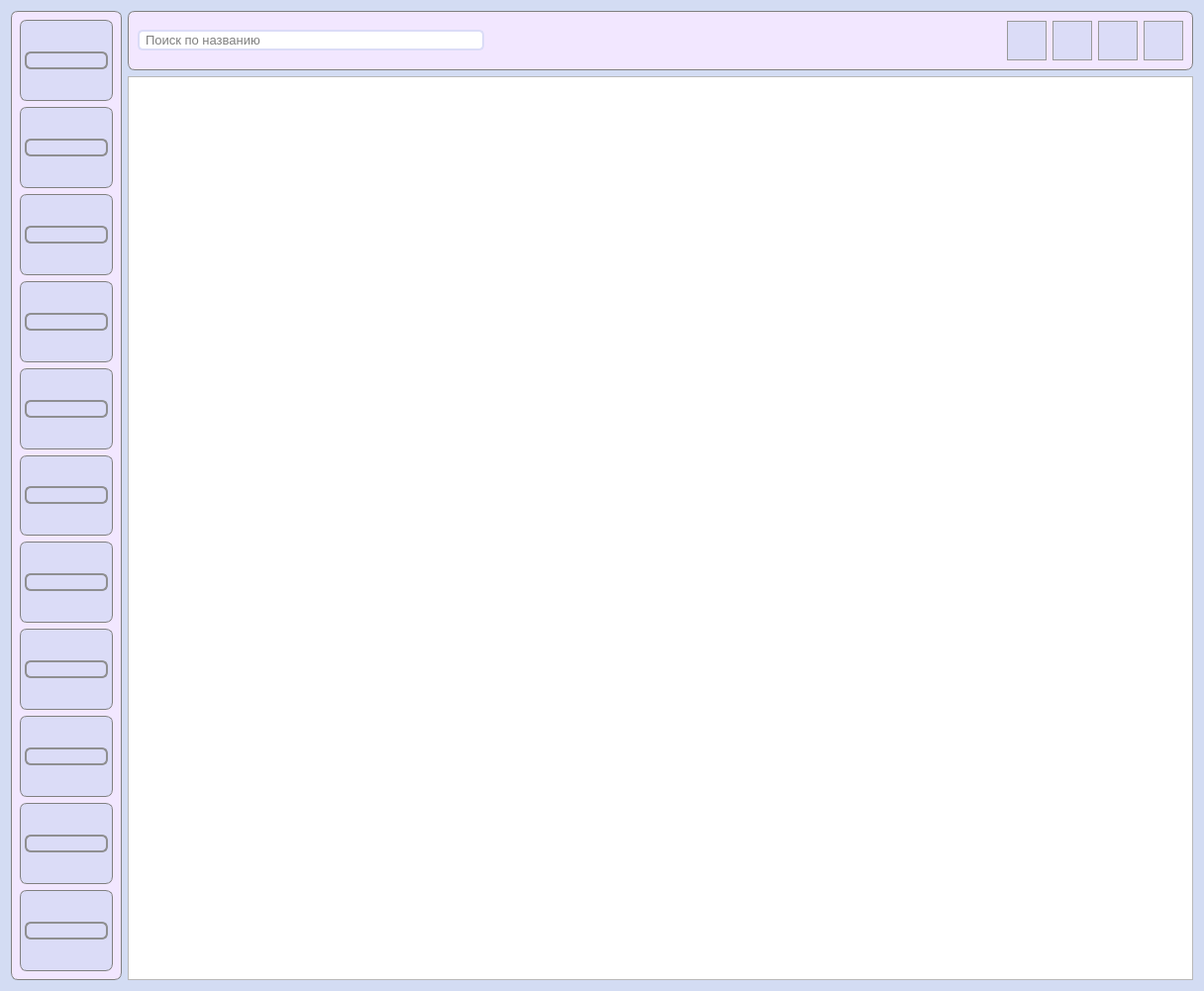
<?xml version="1.0" encoding="UTF-8"?>
<ui version="4.0">
 <class>ListSparePart</class>
 <widget class="QDialog" name="ListSparePart">
  <property name="geometry">
   <rect>
    <x>0</x>
    <y>0</y>
    <width>1216</width>
    <height>1001</height>
   </rect>
  </property>
  <property name="windowTitle">
   <string>Список запчастей</string>
  </property>
  <property name="windowIcon">
   <iconset resource="../../images.qrc">
    <normaloff>:/images/autoService-logo.png</normaloff>:/images/autoService-logo.png</iconset>
  </property>
  <property name="styleSheet">
   <string notr="true">QDialog {
	background-color: #d3dcf3;
	background-image: url(:/images/backgroundImage.png)
}

QMessageBox {
	background-color: white;
	min-width: 320 px;
	height: 90px;
}</string>
  </property>
  <layout class="QGridLayout" name="gridLayout_14">
   <item row="1" column="1">
    <widget class="QTableView" name="tableView">
     <property name="styleSheet">
      <string notr="true"/>
     </property>
     <property name="verticalScrollMode">
      <enum>QAbstractItemView::ScrollPerPixel</enum>
     </property>
     <property name="horizontalScrollMode">
      <enum>QAbstractItemView::ScrollPerPixel</enum>
     </property>
    </widget>
   </item>
   <item row="0" column="1">
    <widget class="QFrame" name="frame">
     <property name="minimumSize">
      <size>
       <width>0</width>
       <height>60</height>
      </size>
     </property>
     <property name="styleSheet">
      <string notr="true">QFrame {
background-color: #f2e7ff;
border: 1px solid grey;
border-radius: 7px;
}</string>
     </property>
     <property name="frameShape">
      <enum>QFrame::StyledPanel</enum>
     </property>
     <property name="frameShadow">
      <enum>QFrame::Raised</enum>
     </property>
     <layout class="QGridLayout" name="gridLayout_2">
      <item row="0" column="0">
       <widget class="QLineEdit" name="sparePartSearch">
        <property name="maximumSize">
         <size>
          <width>350</width>
          <height>16777215</height>
         </size>
        </property>
        <property name="font">
         <font>
          <pointsize>10</pointsize>
         </font>
        </property>
        <property name="styleSheet">
         <string notr="true">QLineEdit {
    border: 2px solid #dbdcf7;
    border-radius: 5px;
    padding: 0 4px;
}</string>
        </property>
        <property name="placeholderText">
         <string>Поиск по названию</string>
        </property>
        <property name="clearButtonEnabled">
         <bool>true</bool>
        </property>
       </widget>
      </item>
      <item row="0" column="4">
       <widget class="QPushButton" name="csvExportButton">
        <property name="minimumSize">
         <size>
          <width>40</width>
          <height>40</height>
         </size>
        </property>
        <property name="maximumSize">
         <size>
          <width>40</width>
          <height>40</height>
         </size>
        </property>
        <property name="toolTip">
         <string>Экспорт данных</string>
        </property>
        <property name="styleSheet">
         <string notr="true">QPushButton {
	background-color: #dbdcf7;
	border: 1px solid #999999;
}

QPushButton:hover {
	background-color: #d5d6f0;
	border: 1px solid #acacac;
}

QPushButton:pressed {
	background-color: #cbcde6;
	border: 2px solid #999999;
}</string>
        </property>
        <property name="text">
         <string/>
        </property>
        <property name="icon">
         <iconset resource="../../images.qrc">
          <normaloff>:/images/csvExport.png</normaloff>:/images/csvExport.png</iconset>
        </property>
        <property name="iconSize">
         <size>
          <width>33</width>
          <height>33</height>
         </size>
        </property>
        <property name="autoDefault">
         <bool>false</bool>
        </property>
       </widget>
      </item>
      <item row="0" column="2">
       <spacer name="horizontalSpacer">
        <property name="orientation">
         <enum>Qt::Horizontal</enum>
        </property>
        <property name="sizeHint" stdset="0">
         <size>
          <width>40</width>
          <height>20</height>
         </size>
        </property>
       </spacer>
      </item>
      <item row="0" column="6">
       <widget class="QPushButton" name="updateButton">
        <property name="minimumSize">
         <size>
          <width>40</width>
          <height>40</height>
         </size>
        </property>
        <property name="toolTip">
         <string>Обновить</string>
        </property>
        <property name="styleSheet">
         <string notr="true">QPushButton {
	background-color: #dbdcf7;
	border: 1px solid #999999;
}

QPushButton:hover {
	background-color: #d5d6f0;
	border: 1px solid #acacac;
}

QPushButton:pressed {
	background-color: #cbcde6;
	border: 2px solid #999999;
}</string>
        </property>
        <property name="text">
         <string/>
        </property>
        <property name="icon">
         <iconset resource="../../images.qrc">
          <normaloff>:/images/refresh.png</normaloff>:/images/refresh.png</iconset>
        </property>
        <property name="iconSize">
         <size>
          <width>30</width>
          <height>30</height>
         </size>
        </property>
        <property name="autoDefault">
         <bool>false</bool>
        </property>
       </widget>
      </item>
      <item row="0" column="3">
       <widget class="QPushButton" name="addSparePartButton">
        <property name="minimumSize">
         <size>
          <width>40</width>
          <height>40</height>
         </size>
        </property>
        <property name="toolTip">
         <string>Добавить запчасть</string>
        </property>
        <property name="styleSheet">
         <string notr="true">QPushButton {
	background-color: #dbdcf7;
	border: 1px solid #999999;
}

QPushButton:hover {
	background-color: #d5d6f0;
	border: 1px solid #acacac;
}

QPushButton:pressed {
	background-color: #cbcde6;
	border: 2px solid #999999;
}</string>
        </property>
        <property name="text">
         <string/>
        </property>
        <property name="icon">
         <iconset resource="../../images.qrc">
          <normaloff>:/images/addSparePart.png</normaloff>:/images/addSparePart.png</iconset>
        </property>
        <property name="iconSize">
         <size>
          <width>35</width>
          <height>35</height>
         </size>
        </property>
        <property name="autoDefault">
         <bool>false</bool>
        </property>
       </widget>
      </item>
      <item row="0" column="5">
       <widget class="QPushButton" name="notificationCreation">
        <property name="minimumSize">
         <size>
          <width>40</width>
          <height>40</height>
         </size>
        </property>
        <property name="maximumSize">
         <size>
          <width>40</width>
          <height>40</height>
         </size>
        </property>
        <property name="toolTip">
         <string>Создать уведомление</string>
        </property>
        <property name="styleSheet">
         <string notr="true">QPushButton {
	background-color: #dbdcf7;
	border: 1px solid #999999;
}

QPushButton:hover {
	background-color: #d5d6f0;
	border: 1px solid #acacac;
}

QPushButton:pressed {
	background-color: #cbcde6;
	border: 2px solid #999999;
}</string>
        </property>
        <property name="text">
         <string/>
        </property>
        <property name="icon">
         <iconset resource="../../images.qrc">
          <normaloff>:/images/notification.png</normaloff>:/images/notification.png</iconset>
        </property>
        <property name="iconSize">
         <size>
          <width>35</width>
          <height>35</height>
         </size>
        </property>
        <property name="autoDefault">
         <bool>false</bool>
        </property>
       </widget>
      </item>
     </layout>
    </widget>
   </item>
   <item row="0" column="0" rowspan="2">
    <widget class="QFrame" name="frame_2">
     <property name="styleSheet">
      <string notr="true">QFrame {
	background-color: #f2e7ff;
	border: 1px solid grey;
	border-radius: 7px;
}</string>
     </property>
     <property name="frameShape">
      <enum>QFrame::StyledPanel</enum>
     </property>
     <property name="frameShadow">
      <enum>QFrame::Raised</enum>
     </property>
     <layout class="QGridLayout" name="gridLayout_13">
      <property name="leftMargin">
       <number>8</number>
      </property>
      <property name="topMargin">
       <number>8</number>
      </property>
      <property name="rightMargin">
       <number>8</number>
      </property>
      <property name="bottomMargin">
       <number>8</number>
      </property>
      <item row="0" column="0">
       <widget class="QFrame" name="frame_3">
        <property name="minimumSize">
         <size>
          <width>0</width>
          <height>0</height>
         </size>
        </property>
        <property name="maximumSize">
         <size>
          <width>16777215</width>
          <height>16777215</height>
         </size>
        </property>
        <property name="styleSheet">
         <string notr="true">QFrame {
	background-color: #dbdcf7;
	border: 1px solid grey;
	border-radius: 7px;
}</string>
        </property>
        <property name="frameShape">
         <enum>QFrame::StyledPanel</enum>
        </property>
        <property name="frameShadow">
         <enum>QFrame::Raised</enum>
        </property>
        <layout class="QGridLayout" name="gridLayout">
         <property name="leftMargin">
          <number>4</number>
         </property>
         <property name="topMargin">
          <number>4</number>
         </property>
         <property name="rightMargin">
          <number>4</number>
         </property>
         <property name="bottomMargin">
          <number>4</number>
         </property>
         <item row="0" column="0">
          <widget class="QPushButton" name="toyotaSearchButton">
           <property name="minimumSize">
            <size>
             <width>84</width>
             <height>0</height>
            </size>
           </property>
           <property name="tabletTracking">
            <bool>false</bool>
           </property>
           <property name="focusPolicy">
            <enum>Qt::StrongFocus</enum>
           </property>
           <property name="acceptDrops">
            <bool>false</bool>
           </property>
           <property name="toolTip">
            <string>Toyota</string>
           </property>
           <property name="autoFillBackground">
            <bool>false</bool>
           </property>
           <property name="styleSheet">
            <string notr="true">QPushButton {
    border: 2px solid #8f8f91;
    border-radius: 6px;
    background-color: qlineargradient(x1: 0, y1: 0, x2: 0, y2: 1,
                                      stop: 0 #f6f7fa, stop: 1 #dadbde);
    min-width: 80px;
}

QPushButton:hover {
	background-color: #eaebee;
}

QPushButton:pressed {
        background-color: qlineargradient(x1: 0, y1: 0, x2: 0, y2: 1,
                                      stop: 0 #dadbde, stop: 1 #f6f7fa);
}

QPushButton:flat {
    border: none; /* no border for a flat push button */
}

QPushButton:default {
    border-color: #865edd; /* make the default button prominent */
}</string>
           </property>
           <property name="text">
            <string/>
           </property>
           <property name="icon">
            <iconset resource="../../images.qrc">
             <normaloff>:/images/toyota.png</normaloff>:/images/toyota.png</iconset>
           </property>
           <property name="iconSize">
            <size>
             <width>65</width>
             <height>67</height>
            </size>
           </property>
           <property name="autoDefault">
            <bool>false</bool>
           </property>
          </widget>
         </item>
        </layout>
       </widget>
      </item>
      <item row="1" column="0">
       <widget class="QFrame" name="frame_4">
        <property name="minimumSize">
         <size>
          <width>0</width>
          <height>0</height>
         </size>
        </property>
        <property name="maximumSize">
         <size>
          <width>16777215</width>
          <height>16777215</height>
         </size>
        </property>
        <property name="styleSheet">
         <string notr="true">QFrame {
	background-color: #dbdcf7;
	border: 1px solid grey;
	border-radius: 7px;
}</string>
        </property>
        <property name="frameShape">
         <enum>QFrame::StyledPanel</enum>
        </property>
        <property name="frameShadow">
         <enum>QFrame::Raised</enum>
        </property>
        <layout class="QGridLayout" name="gridLayout_3">
         <property name="leftMargin">
          <number>4</number>
         </property>
         <property name="topMargin">
          <number>4</number>
         </property>
         <property name="rightMargin">
          <number>4</number>
         </property>
         <property name="bottomMargin">
          <number>4</number>
         </property>
         <item row="0" column="0">
          <widget class="QPushButton" name="mitsubishiSearchButton">
           <property name="minimumSize">
            <size>
             <width>84</width>
             <height>0</height>
            </size>
           </property>
           <property name="tabletTracking">
            <bool>false</bool>
           </property>
           <property name="focusPolicy">
            <enum>Qt::StrongFocus</enum>
           </property>
           <property name="acceptDrops">
            <bool>false</bool>
           </property>
           <property name="toolTip">
            <string>Mitsubishi</string>
           </property>
           <property name="autoFillBackground">
            <bool>false</bool>
           </property>
           <property name="styleSheet">
            <string notr="true">QPushButton {
    border: 2px solid #8f8f91;
    border-radius: 6px;
    background-color: qlineargradient(x1: 0, y1: 0, x2: 0, y2: 1,
                                      stop: 0 #f6f7fa, stop: 1 #dadbde);
    min-width: 80px;
}

QPushButton:hover {
	background-color: #eaebee;
}

QPushButton:pressed {
        background-color: qlineargradient(x1: 0, y1: 0, x2: 0, y2: 1,
                                      stop: 0 #dadbde, stop: 1 #f6f7fa);
}

QPushButton:flat {
    border: none; /* no border for a flat push button */
}

QPushButton:default {
    border-color: #865edd; /* make the default button prominent */
}</string>
           </property>
           <property name="text">
            <string/>
           </property>
           <property name="icon">
            <iconset resource="../../images.qrc">
             <normaloff>:/images/mitsubishi.png</normaloff>:/images/mitsubishi.png</iconset>
           </property>
           <property name="iconSize">
            <size>
             <width>50</width>
             <height>67</height>
            </size>
           </property>
           <property name="autoDefault">
            <bool>false</bool>
           </property>
          </widget>
         </item>
        </layout>
       </widget>
      </item>
      <item row="2" column="0">
       <widget class="QFrame" name="frame_5">
        <property name="minimumSize">
         <size>
          <width>0</width>
          <height>0</height>
         </size>
        </property>
        <property name="maximumSize">
         <size>
          <width>16777215</width>
          <height>16777215</height>
         </size>
        </property>
        <property name="styleSheet">
         <string notr="true">QFrame {
	background-color: #dbdcf7;
	border: 1px solid grey;
	border-radius: 7px;
}</string>
        </property>
        <property name="frameShape">
         <enum>QFrame::StyledPanel</enum>
        </property>
        <property name="frameShadow">
         <enum>QFrame::Raised</enum>
        </property>
        <layout class="QGridLayout" name="gridLayout_4">
         <property name="leftMargin">
          <number>4</number>
         </property>
         <property name="topMargin">
          <number>4</number>
         </property>
         <property name="rightMargin">
          <number>4</number>
         </property>
         <property name="bottomMargin">
          <number>4</number>
         </property>
         <item row="0" column="0">
          <widget class="QPushButton" name="nissanSearchButton">
           <property name="minimumSize">
            <size>
             <width>84</width>
             <height>0</height>
            </size>
           </property>
           <property name="tabletTracking">
            <bool>false</bool>
           </property>
           <property name="focusPolicy">
            <enum>Qt::StrongFocus</enum>
           </property>
           <property name="acceptDrops">
            <bool>false</bool>
           </property>
           <property name="toolTip">
            <string>Nissan</string>
           </property>
           <property name="autoFillBackground">
            <bool>false</bool>
           </property>
           <property name="styleSheet">
            <string notr="true">QPushButton {
    border: 2px solid #8f8f91;
    border-radius: 6px;
    background-color: qlineargradient(x1: 0, y1: 0, x2: 0, y2: 1,
                                      stop: 0 #f6f7fa, stop: 1 #dadbde);
    min-width: 80px;
}

QPushButton:hover {
	background-color: #eaebee;
}

QPushButton:pressed {
        background-color: qlineargradient(x1: 0, y1: 0, x2: 0, y2: 1,
                                      stop: 0 #dadbde, stop: 1 #f6f7fa);
}

QPushButton:flat {
    border: none; /* no border for a flat push button */
}

QPushButton:default {
    border-color: #865edd; /* make the default button prominent */
}</string>
           </property>
           <property name="text">
            <string/>
           </property>
           <property name="icon">
            <iconset resource="../../images.qrc">
             <normaloff>:/images/nissan.png</normaloff>:/images/nissan.png</iconset>
           </property>
           <property name="iconSize">
            <size>
             <width>80</width>
             <height>67</height>
            </size>
           </property>
           <property name="autoDefault">
            <bool>false</bool>
           </property>
          </widget>
         </item>
        </layout>
       </widget>
      </item>
      <item row="3" column="0">
       <widget class="QFrame" name="frame_6">
        <property name="minimumSize">
         <size>
          <width>0</width>
          <height>0</height>
         </size>
        </property>
        <property name="maximumSize">
         <size>
          <width>16777215</width>
          <height>16777215</height>
         </size>
        </property>
        <property name="styleSheet">
         <string notr="true">QFrame {
	background-color: #dbdcf7;
	border: 1px solid grey;
	border-radius: 7px;
}</string>
        </property>
        <property name="frameShape">
         <enum>QFrame::StyledPanel</enum>
        </property>
        <property name="frameShadow">
         <enum>QFrame::Raised</enum>
        </property>
        <layout class="QGridLayout" name="gridLayout_5">
         <property name="leftMargin">
          <number>4</number>
         </property>
         <property name="topMargin">
          <number>4</number>
         </property>
         <property name="rightMargin">
          <number>4</number>
         </property>
         <property name="bottomMargin">
          <number>4</number>
         </property>
         <item row="0" column="0">
          <widget class="QPushButton" name="mazdaSearchButton">
           <property name="minimumSize">
            <size>
             <width>84</width>
             <height>0</height>
            </size>
           </property>
           <property name="tabletTracking">
            <bool>false</bool>
           </property>
           <property name="focusPolicy">
            <enum>Qt::StrongFocus</enum>
           </property>
           <property name="acceptDrops">
            <bool>false</bool>
           </property>
           <property name="toolTip">
            <string>Mazda</string>
           </property>
           <property name="autoFillBackground">
            <bool>false</bool>
           </property>
           <property name="styleSheet">
            <string notr="true">QPushButton {
    border: 2px solid #8f8f91;
    border-radius: 6px;
    background-color: qlineargradient(x1: 0, y1: 0, x2: 0, y2: 1,
                                      stop: 0 #f6f7fa, stop: 1 #dadbde);
    min-width: 80px;
}

QPushButton:hover {
	background-color: #eaebee;
}

QPushButton:pressed {
        background-color: qlineargradient(x1: 0, y1: 0, x2: 0, y2: 1,
                                      stop: 0 #dadbde, stop: 1 #f6f7fa);
}

QPushButton:flat {
    border: none; /* no border for a flat push button */
}

QPushButton:default {
    border-color: #865edd; /* make the default button prominent */
}</string>
           </property>
           <property name="text">
            <string/>
           </property>
           <property name="icon">
            <iconset resource="../../images.qrc">
             <normaloff>:/images/mazda.png</normaloff>:/images/mazda.png</iconset>
           </property>
           <property name="iconSize">
            <size>
             <width>50</width>
             <height>67</height>
            </size>
           </property>
           <property name="autoDefault">
            <bool>false</bool>
           </property>
          </widget>
         </item>
        </layout>
       </widget>
      </item>
      <item row="4" column="0">
       <widget class="QFrame" name="frame_7">
        <property name="minimumSize">
         <size>
          <width>0</width>
          <height>0</height>
         </size>
        </property>
        <property name="maximumSize">
         <size>
          <width>16777215</width>
          <height>16777215</height>
         </size>
        </property>
        <property name="styleSheet">
         <string notr="true">QFrame {
	background-color: #dbdcf7;
	border: 1px solid grey;
	border-radius: 7px;
}</string>
        </property>
        <property name="frameShape">
         <enum>QFrame::StyledPanel</enum>
        </property>
        <property name="frameShadow">
         <enum>QFrame::Raised</enum>
        </property>
        <layout class="QGridLayout" name="gridLayout_6">
         <property name="leftMargin">
          <number>4</number>
         </property>
         <property name="topMargin">
          <number>4</number>
         </property>
         <property name="rightMargin">
          <number>4</number>
         </property>
         <property name="bottomMargin">
          <number>4</number>
         </property>
         <item row="0" column="0">
          <widget class="QPushButton" name="hondaSearchButton">
           <property name="minimumSize">
            <size>
             <width>84</width>
             <height>0</height>
            </size>
           </property>
           <property name="tabletTracking">
            <bool>false</bool>
           </property>
           <property name="focusPolicy">
            <enum>Qt::StrongFocus</enum>
           </property>
           <property name="acceptDrops">
            <bool>false</bool>
           </property>
           <property name="toolTip">
            <string>Honda</string>
           </property>
           <property name="autoFillBackground">
            <bool>false</bool>
           </property>
           <property name="styleSheet">
            <string notr="true">QPushButton {
    border: 2px solid #8f8f91;
    border-radius: 6px;
    background-color: qlineargradient(x1: 0, y1: 0, x2: 0, y2: 1,
                                      stop: 0 #f6f7fa, stop: 1 #dadbde);
    min-width: 80px;
}

QPushButton:hover {
	background-color: #eaebee;
}

QPushButton:pressed {
        background-color: qlineargradient(x1: 0, y1: 0, x2: 0, y2: 1,
                                      stop: 0 #dadbde, stop: 1 #f6f7fa);
}

QPushButton:flat {
    border: none; /* no border for a flat push button */
}

QPushButton:default {
    border-color: #865edd; /* make the default button prominent */
}</string>
           </property>
           <property name="text">
            <string/>
           </property>
           <property name="icon">
            <iconset resource="../../images.qrc">
             <normaloff>:/images/honda.png</normaloff>:/images/honda.png</iconset>
           </property>
           <property name="iconSize">
            <size>
             <width>70</width>
             <height>67</height>
            </size>
           </property>
           <property name="autoDefault">
            <bool>false</bool>
           </property>
          </widget>
         </item>
        </layout>
       </widget>
      </item>
      <item row="5" column="0">
       <widget class="QFrame" name="frame_8">
        <property name="minimumSize">
         <size>
          <width>0</width>
          <height>0</height>
         </size>
        </property>
        <property name="maximumSize">
         <size>
          <width>16777215</width>
          <height>16777215</height>
         </size>
        </property>
        <property name="styleSheet">
         <string notr="true">QFrame {
	background-color: #dbdcf7;
	border: 1px solid grey;
	border-radius: 7px;
}</string>
        </property>
        <property name="frameShape">
         <enum>QFrame::StyledPanel</enum>
        </property>
        <property name="frameShadow">
         <enum>QFrame::Raised</enum>
        </property>
        <layout class="QGridLayout" name="gridLayout_7">
         <property name="leftMargin">
          <number>4</number>
         </property>
         <property name="topMargin">
          <number>4</number>
         </property>
         <property name="rightMargin">
          <number>4</number>
         </property>
         <property name="bottomMargin">
          <number>4</number>
         </property>
         <item row="0" column="0">
          <widget class="QPushButton" name="lexusSearchButton">
           <property name="minimumSize">
            <size>
             <width>84</width>
             <height>0</height>
            </size>
           </property>
           <property name="tabletTracking">
            <bool>false</bool>
           </property>
           <property name="focusPolicy">
            <enum>Qt::StrongFocus</enum>
           </property>
           <property name="acceptDrops">
            <bool>false</bool>
           </property>
           <property name="toolTip">
            <string>Lexus</string>
           </property>
           <property name="autoFillBackground">
            <bool>false</bool>
           </property>
           <property name="styleSheet">
            <string notr="true">QPushButton {
    border: 2px solid #8f8f91;
    border-radius: 6px;
    background-color: qlineargradient(x1: 0, y1: 0, x2: 0, y2: 1,
                                      stop: 0 #f6f7fa, stop: 1 #dadbde);
    min-width: 80px;
}

QPushButton:hover {
	background-color: #eaebee;
}

QPushButton:pressed {
        background-color: qlineargradient(x1: 0, y1: 0, x2: 0, y2: 1,
                                      stop: 0 #dadbde, stop: 1 #f6f7fa);
}

QPushButton:flat {
    border: none; /* no border for a flat push button */
}

QPushButton:default {
    border-color: #865edd; /* make the default button prominent */
}</string>
           </property>
           <property name="text">
            <string/>
           </property>
           <property name="icon">
            <iconset resource="../../images.qrc">
             <normaloff>:/images/lexus.png</normaloff>:/images/lexus.png</iconset>
           </property>
           <property name="iconSize">
            <size>
             <width>70</width>
             <height>67</height>
            </size>
           </property>
           <property name="autoDefault">
            <bool>false</bool>
           </property>
          </widget>
         </item>
        </layout>
       </widget>
      </item>
      <item row="6" column="0">
       <widget class="QFrame" name="frame_9">
        <property name="minimumSize">
         <size>
          <width>0</width>
          <height>0</height>
         </size>
        </property>
        <property name="maximumSize">
         <size>
          <width>16777215</width>
          <height>16777215</height>
         </size>
        </property>
        <property name="styleSheet">
         <string notr="true">QFrame {
	background-color: #dbdcf7;
	border: 1px solid grey;
	border-radius: 7px;
}</string>
        </property>
        <property name="frameShape">
         <enum>QFrame::StyledPanel</enum>
        </property>
        <property name="frameShadow">
         <enum>QFrame::Raised</enum>
        </property>
        <layout class="QGridLayout" name="gridLayout_8">
         <property name="leftMargin">
          <number>4</number>
         </property>
         <property name="topMargin">
          <number>4</number>
         </property>
         <property name="rightMargin">
          <number>4</number>
         </property>
         <property name="bottomMargin">
          <number>4</number>
         </property>
         <item row="0" column="0">
          <widget class="QPushButton" name="subaruSearchButton">
           <property name="minimumSize">
            <size>
             <width>84</width>
             <height>0</height>
            </size>
           </property>
           <property name="tabletTracking">
            <bool>false</bool>
           </property>
           <property name="focusPolicy">
            <enum>Qt::StrongFocus</enum>
           </property>
           <property name="acceptDrops">
            <bool>false</bool>
           </property>
           <property name="toolTip">
            <string>Subaru</string>
           </property>
           <property name="autoFillBackground">
            <bool>false</bool>
           </property>
           <property name="styleSheet">
            <string notr="true">QPushButton {
    border: 2px solid #8f8f91;
    border-radius: 6px;
    background-color: qlineargradient(x1: 0, y1: 0, x2: 0, y2: 1,
                                      stop: 0 #f6f7fa, stop: 1 #dadbde);
    min-width: 80px;
}

QPushButton:hover {
	background-color: #eaebee;
}

QPushButton:pressed {
        background-color: qlineargradient(x1: 0, y1: 0, x2: 0, y2: 1,
                                      stop: 0 #dadbde, stop: 1 #f6f7fa);
}

QPushButton:flat {
    border: none; /* no border for a flat push button */
}

QPushButton:default {
    border-color: #865edd; /* make the default button prominent */
}</string>
           </property>
           <property name="text">
            <string/>
           </property>
           <property name="icon">
            <iconset resource="../../images.qrc">
             <normaloff>:/images/subaru.png</normaloff>:/images/subaru.png</iconset>
           </property>
           <property name="iconSize">
            <size>
             <width>70</width>
             <height>67</height>
            </size>
           </property>
           <property name="autoDefault">
            <bool>false</bool>
           </property>
          </widget>
         </item>
        </layout>
       </widget>
      </item>
      <item row="7" column="0">
       <widget class="QFrame" name="frame_10">
        <property name="minimumSize">
         <size>
          <width>0</width>
          <height>0</height>
         </size>
        </property>
        <property name="maximumSize">
         <size>
          <width>16777215</width>
          <height>16777215</height>
         </size>
        </property>
        <property name="styleSheet">
         <string notr="true">QFrame {
	background-color: #dbdcf7;
	border: 1px solid grey;
	border-radius: 7px;
}</string>
        </property>
        <property name="frameShape">
         <enum>QFrame::StyledPanel</enum>
        </property>
        <property name="frameShadow">
         <enum>QFrame::Raised</enum>
        </property>
        <layout class="QGridLayout" name="gridLayout_9">
         <property name="leftMargin">
          <number>4</number>
         </property>
         <property name="topMargin">
          <number>4</number>
         </property>
         <property name="rightMargin">
          <number>4</number>
         </property>
         <property name="bottomMargin">
          <number>4</number>
         </property>
         <item row="0" column="0">
          <widget class="QPushButton" name="suzukiSearchButton">
           <property name="minimumSize">
            <size>
             <width>84</width>
             <height>0</height>
            </size>
           </property>
           <property name="tabletTracking">
            <bool>false</bool>
           </property>
           <property name="focusPolicy">
            <enum>Qt::StrongFocus</enum>
           </property>
           <property name="acceptDrops">
            <bool>false</bool>
           </property>
           <property name="toolTip">
            <string>Suzuki</string>
           </property>
           <property name="autoFillBackground">
            <bool>false</bool>
           </property>
           <property name="styleSheet">
            <string notr="true">QPushButton {
    border: 2px solid #8f8f91;
    border-radius: 6px;
    background-color: qlineargradient(x1: 0, y1: 0, x2: 0, y2: 1,
                                      stop: 0 #f6f7fa, stop: 1 #dadbde);
    min-width: 80px;
}

QPushButton:hover {
	background-color: #eaebee;
}

QPushButton:pressed {
        background-color: qlineargradient(x1: 0, y1: 0, x2: 0, y2: 1,
                                      stop: 0 #dadbde, stop: 1 #f6f7fa);
}

QPushButton:flat {
    border: none; /* no border for a flat push button */
}

QPushButton:default {
    border-color: #865edd; /* make the default button prominent */
}</string>
           </property>
           <property name="text">
            <string/>
           </property>
           <property name="icon">
            <iconset resource="../../images.qrc">
             <normaloff>:/images/suzuki.png</normaloff>:/images/suzuki.png</iconset>
           </property>
           <property name="iconSize">
            <size>
             <width>65</width>
             <height>67</height>
            </size>
           </property>
           <property name="autoDefault">
            <bool>false</bool>
           </property>
          </widget>
         </item>
        </layout>
       </widget>
      </item>
      <item row="8" column="0">
       <widget class="QFrame" name="frame_11">
        <property name="minimumSize">
         <size>
          <width>0</width>
          <height>0</height>
         </size>
        </property>
        <property name="maximumSize">
         <size>
          <width>16777215</width>
          <height>16777215</height>
         </size>
        </property>
        <property name="styleSheet">
         <string notr="true">QFrame {
	background-color: #dbdcf7;
	border: 1px solid grey;
	border-radius: 7px;
}</string>
        </property>
        <property name="frameShape">
         <enum>QFrame::StyledPanel</enum>
        </property>
        <property name="frameShadow">
         <enum>QFrame::Raised</enum>
        </property>
        <layout class="QGridLayout" name="gridLayout_10">
         <property name="leftMargin">
          <number>4</number>
         </property>
         <property name="topMargin">
          <number>4</number>
         </property>
         <property name="rightMargin">
          <number>4</number>
         </property>
         <property name="bottomMargin">
          <number>4</number>
         </property>
         <item row="0" column="0">
          <widget class="QPushButton" name="infinitiSearchButton">
           <property name="minimumSize">
            <size>
             <width>84</width>
             <height>0</height>
            </size>
           </property>
           <property name="tabletTracking">
            <bool>false</bool>
           </property>
           <property name="focusPolicy">
            <enum>Qt::StrongFocus</enum>
           </property>
           <property name="acceptDrops">
            <bool>false</bool>
           </property>
           <property name="toolTip">
            <string>Infiniti</string>
           </property>
           <property name="autoFillBackground">
            <bool>false</bool>
           </property>
           <property name="styleSheet">
            <string notr="true">QPushButton {
    border: 2px solid #8f8f91;
    border-radius: 6px;
    background-color: qlineargradient(x1: 0, y1: 0, x2: 0, y2: 1,
                                      stop: 0 #f6f7fa, stop: 1 #dadbde);
    min-width: 80px;
}

QPushButton:hover {
	background-color: #eaebee;
}

QPushButton:pressed {
        background-color: qlineargradient(x1: 0, y1: 0, x2: 0, y2: 1,
                                      stop: 0 #dadbde, stop: 1 #f6f7fa);
}

QPushButton:flat {
    border: none; /* no border for a flat push button */
}

QPushButton:default {
    border-color: #865edd; /* make the default button prominent */
}</string>
           </property>
           <property name="text">
            <string/>
           </property>
           <property name="icon">
            <iconset resource="../../images.qrc">
             <normaloff>:/images/infiniti.png</normaloff>:/images/infiniti.png</iconset>
           </property>
           <property name="iconSize">
            <size>
             <width>80</width>
             <height>67</height>
            </size>
           </property>
           <property name="autoDefault">
            <bool>false</bool>
           </property>
          </widget>
         </item>
        </layout>
       </widget>
      </item>
      <item row="9" column="0">
       <widget class="QFrame" name="frame_13">
        <property name="minimumSize">
         <size>
          <width>0</width>
          <height>0</height>
         </size>
        </property>
        <property name="maximumSize">
         <size>
          <width>16777215</width>
          <height>16777215</height>
         </size>
        </property>
        <property name="styleSheet">
         <string notr="true">QFrame {
	background-color: #dbdcf7;
	border: 1px solid grey;
	border-radius: 7px;
}</string>
        </property>
        <property name="frameShape">
         <enum>QFrame::StyledPanel</enum>
        </property>
        <property name="frameShadow">
         <enum>QFrame::Raised</enum>
        </property>
        <layout class="QGridLayout" name="gridLayout_12">
         <property name="leftMargin">
          <number>4</number>
         </property>
         <property name="topMargin">
          <number>4</number>
         </property>
         <property name="rightMargin">
          <number>4</number>
         </property>
         <property name="bottomMargin">
          <number>4</number>
         </property>
         <item row="0" column="0">
          <widget class="QPushButton" name="isuzuSearchButton">
           <property name="minimumSize">
            <size>
             <width>84</width>
             <height>0</height>
            </size>
           </property>
           <property name="tabletTracking">
            <bool>false</bool>
           </property>
           <property name="focusPolicy">
            <enum>Qt::StrongFocus</enum>
           </property>
           <property name="acceptDrops">
            <bool>false</bool>
           </property>
           <property name="toolTip">
            <string>Isuzu</string>
           </property>
           <property name="autoFillBackground">
            <bool>false</bool>
           </property>
           <property name="styleSheet">
            <string notr="true">QPushButton {
    border: 2px solid #8f8f91;
    border-radius: 6px;
    background-color: qlineargradient(x1: 0, y1: 0, x2: 0, y2: 1,
                                      stop: 0 #f6f7fa, stop: 1 #dadbde);
    min-width: 80px;
}

QPushButton:hover {
	background-color: #eaebee;
}

QPushButton:pressed {
        background-color: qlineargradient(x1: 0, y1: 0, x2: 0, y2: 1,
                                      stop: 0 #dadbde, stop: 1 #f6f7fa);
}

QPushButton:flat {
    border: none; /* no border for a flat push button */
}

QPushButton:default {
    border-color: #865edd; /* make the default button prominent */
}</string>
           </property>
           <property name="text">
            <string/>
           </property>
           <property name="icon">
            <iconset resource="../../images.qrc">
             <normaloff>:/images/isuzu.png</normaloff>:/images/isuzu.png</iconset>
           </property>
           <property name="iconSize">
            <size>
             <width>65</width>
             <height>67</height>
            </size>
           </property>
           <property name="autoDefault">
            <bool>false</bool>
           </property>
          </widget>
         </item>
        </layout>
       </widget>
      </item>
      <item row="10" column="0">
       <widget class="QFrame" name="frame_12">
        <property name="minimumSize">
         <size>
          <width>0</width>
          <height>0</height>
         </size>
        </property>
        <property name="maximumSize">
         <size>
          <width>16777215</width>
          <height>16777215</height>
         </size>
        </property>
        <property name="styleSheet">
         <string notr="true">QFrame {
	background-color: #dbdcf7;
	border: 1px solid grey;
	border-radius: 7px;
}</string>
        </property>
        <property name="frameShape">
         <enum>QFrame::StyledPanel</enum>
        </property>
        <property name="frameShadow">
         <enum>QFrame::Raised</enum>
        </property>
        <layout class="QGridLayout" name="gridLayout_11">
         <property name="leftMargin">
          <number>4</number>
         </property>
         <property name="topMargin">
          <number>4</number>
         </property>
         <property name="rightMargin">
          <number>4</number>
         </property>
         <property name="bottomMargin">
          <number>4</number>
         </property>
         <item row="0" column="0">
          <widget class="QPushButton" name="acuraSearchButton">
           <property name="minimumSize">
            <size>
             <width>84</width>
             <height>0</height>
            </size>
           </property>
           <property name="tabletTracking">
            <bool>false</bool>
           </property>
           <property name="focusPolicy">
            <enum>Qt::StrongFocus</enum>
           </property>
           <property name="acceptDrops">
            <bool>false</bool>
           </property>
           <property name="toolTip">
            <string>Acura</string>
           </property>
           <property name="autoFillBackground">
            <bool>false</bool>
           </property>
           <property name="styleSheet">
            <string notr="true">QPushButton {
    border: 2px solid #8f8f91;
    border-radius: 6px;
    background-color: qlineargradient(x1: 0, y1: 0, x2: 0, y2: 1,
                                      stop: 0 #f6f7fa, stop: 1 #dadbde);
    min-width: 80px;
}

QPushButton:hover {
	background-color: #eaebee;
}

QPushButton:pressed {
        background-color: qlineargradient(x1: 0, y1: 0, x2: 0, y2: 1,
                                      stop: 0 #dadbde, stop: 1 #f6f7fa);
}

QPushButton:flat {
    border: none; /* no border for a flat push button */
}

QPushButton:default {
    border-color: #865edd; /* make the default button prominent */
}</string>
           </property>
           <property name="text">
            <string/>
           </property>
           <property name="icon">
            <iconset resource="../../images.qrc">
             <normaloff>:/images/acura.png</normaloff>:/images/acura.png</iconset>
           </property>
           <property name="iconSize">
            <size>
             <width>70</width>
             <height>67</height>
            </size>
           </property>
           <property name="autoDefault">
            <bool>false</bool>
           </property>
          </widget>
         </item>
        </layout>
       </widget>
      </item>
     </layout>
    </widget>
   </item>
  </layout>
 </widget>
 <tabstops>
  <tabstop>sparePartSearch</tabstop>
  <tabstop>addSparePartButton</tabstop>
  <tabstop>csvExportButton</tabstop>
  <tabstop>notificationCreation</tabstop>
  <tabstop>updateButton</tabstop>
  <tabstop>toyotaSearchButton</tabstop>
  <tabstop>mitsubishiSearchButton</tabstop>
  <tabstop>nissanSearchButton</tabstop>
  <tabstop>mazdaSearchButton</tabstop>
  <tabstop>hondaSearchButton</tabstop>
  <tabstop>lexusSearchButton</tabstop>
  <tabstop>subaruSearchButton</tabstop>
  <tabstop>suzukiSearchButton</tabstop>
  <tabstop>infinitiSearchButton</tabstop>
  <tabstop>isuzuSearchButton</tabstop>
  <tabstop>acuraSearchButton</tabstop>
  <tabstop>tableView</tabstop>
 </tabstops>
 <resources>
  <include location="../../images.qrc"/>
 </resources>
 <connections/>
</ui>
